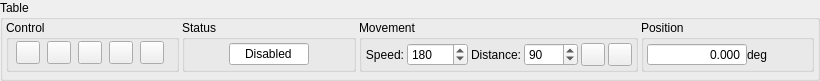
<?xml version="1.0" encoding="UTF-8"?>
<ui version="4.0">
 <class>groupBox</class>
 <widget class="QGroupBox" name="groupBox">
  <property name="geometry">
   <rect>
    <x>0</x>
    <y>0</y>
    <width>820</width>
    <height>64</height>
   </rect>
  </property>
  <property name="title">
   <string>Table</string>
  </property>
  <layout class="QHBoxLayout" name="horizontalLayout_3">
   <property name="spacing">
    <number>3</number>
   </property>
   <property name="leftMargin">
    <number>3</number>
   </property>
   <property name="topMargin">
    <number>0</number>
   </property>
   <property name="rightMargin">
    <number>3</number>
   </property>
   <property name="bottomMargin">
    <number>6</number>
   </property>
   <item>
    <widget class="QGroupBox" name="groupBox_2">
     <property name="title">
      <string>Control</string>
     </property>
     <layout class="QHBoxLayout" name="horizontalLayout_2">
      <property name="spacing">
       <number>3</number>
      </property>
      <property name="leftMargin">
       <number>3</number>
      </property>
      <property name="topMargin">
       <number>0</number>
      </property>
      <property name="rightMargin">
       <number>3</number>
      </property>
      <property name="bottomMargin">
       <number>3</number>
      </property>
      <item>
       <widget class="QToolButton" name="tb_state">
        <property name="toolTip">
         <string>Enable/Disable</string>
        </property>
        <property name="text">
         <string/>
        </property>
       </widget>
      </item>
      <item>
       <widget class="QToolButton" name="tb_home">
        <property name="toolTip">
         <string>Home</string>
        </property>
        <property name="text">
         <string/>
        </property>
       </widget>
      </item>
      <item>
       <widget class="QToolButton" name="tb_ack_all">
        <property name="toolTip">
         <string>Acknowledge All</string>
        </property>
        <property name="text">
         <string/>
        </property>
       </widget>
      </item>
      <item>
       <widget class="QToolButton" name="tb_abort">
        <property name="toolTip">
         <string>Abort</string>
        </property>
        <property name="text">
         <string/>
        </property>
       </widget>
      </item>
      <item>
       <widget class="QToolButton" name="tb_reset">
        <property name="toolTip">
         <string>Reset</string>
        </property>
        <property name="text">
         <string/>
        </property>
       </widget>
      </item>
     </layout>
    </widget>
   </item>
   <item>
    <widget class="QGroupBox" name="groupBox_3">
     <property name="title">
      <string>Status</string>
     </property>
     <layout class="QHBoxLayout" name="horizontalLayout_4">
      <property name="spacing">
       <number>0</number>
      </property>
      <property name="leftMargin">
       <number>3</number>
      </property>
      <property name="topMargin">
       <number>3</number>
      </property>
      <property name="rightMargin">
       <number>3</number>
      </property>
      <property name="bottomMargin">
       <number>3</number>
      </property>
      <item>
       <widget class="QLineEdit" name="le_axis_status">
        <property name="sizePolicy">
         <sizepolicy hsizetype="Maximum" vsizetype="Fixed">
          <horstretch>0</horstretch>
          <verstretch>0</verstretch>
         </sizepolicy>
        </property>
        <property name="maximumSize">
         <size>
          <width>80</width>
          <height>16777215</height>
         </size>
        </property>
        <property name="text">
         <string>Disabled</string>
        </property>
        <property name="alignment">
         <set>Qt::AlignCenter</set>
        </property>
        <property name="readOnly">
         <bool>true</bool>
        </property>
       </widget>
      </item>
     </layout>
    </widget>
   </item>
   <item>
    <widget class="QGroupBox" name="groupBox_4">
     <property name="title">
      <string>Movement</string>
     </property>
     <layout class="QHBoxLayout" name="horizontalLayout_5">
      <property name="spacing">
       <number>3</number>
      </property>
      <property name="leftMargin">
       <number>3</number>
      </property>
      <property name="topMargin">
       <number>3</number>
      </property>
      <property name="rightMargin">
       <number>3</number>
      </property>
      <property name="bottomMargin">
       <number>3</number>
      </property>
      <item>
       <widget class="QLabel" name="label_5">
        <property name="text">
         <string>Speed:</string>
        </property>
        <property name="alignment">
         <set>Qt::AlignRight|Qt::AlignTrailing|Qt::AlignVCenter</set>
        </property>
       </widget>
      </item>
      <item>
       <widget class="QSpinBox" name="sb_speed">
        <property name="maximum">
         <number>12000</number>
        </property>
        <property name="value">
         <number>180</number>
        </property>
       </widget>
      </item>
      <item>
       <widget class="QLabel" name="label_4">
        <property name="text">
         <string>Distance:</string>
        </property>
        <property name="alignment">
         <set>Qt::AlignRight|Qt::AlignTrailing|Qt::AlignVCenter</set>
        </property>
       </widget>
      </item>
      <item>
       <widget class="QSpinBox" name="sb_dist">
        <property name="maximum">
         <number>1000</number>
        </property>
        <property name="value">
         <number>90</number>
        </property>
       </widget>
      </item>
      <item>
       <widget class="QToolButton" name="tb_move_ccw">
        <property name="text">
         <string/>
        </property>
       </widget>
      </item>
      <item>
       <widget class="QToolButton" name="tb_move_cw">
        <property name="text">
         <string/>
        </property>
       </widget>
      </item>
     </layout>
    </widget>
   </item>
   <item>
    <widget class="QGroupBox" name="groupBox_5">
     <property name="title">
      <string>Position</string>
     </property>
     <layout class="QHBoxLayout" name="horizontalLayout_6">
      <property name="spacing">
       <number>0</number>
      </property>
      <property name="leftMargin">
       <number>3</number>
      </property>
      <property name="topMargin">
       <number>3</number>
      </property>
      <property name="rightMargin">
       <number>3</number>
      </property>
      <property name="bottomMargin">
       <number>3</number>
      </property>
      <item>
       <widget class="QDoubleSpinBox" name="dsb_pos">
        <property name="minimumSize">
         <size>
          <width>100</width>
          <height>0</height>
         </size>
        </property>
        <property name="wrapping">
         <bool>false</bool>
        </property>
        <property name="frame">
         <bool>true</bool>
        </property>
        <property name="alignment">
         <set>Qt::AlignRight|Qt::AlignTrailing|Qt::AlignVCenter</set>
        </property>
        <property name="readOnly">
         <bool>true</bool>
        </property>
        <property name="buttonSymbols">
         <enum>QAbstractSpinBox::NoButtons</enum>
        </property>
        <property name="decimals">
         <number>3</number>
        </property>
        <property name="minimum">
         <double>-100000.000000000000000</double>
        </property>
        <property name="maximum">
         <double>100000.000000000000000</double>
        </property>
       </widget>
      </item>
      <item>
       <widget class="QLabel" name="label_2">
        <property name="text">
         <string>deg</string>
        </property>
        <property name="alignment">
         <set>Qt::AlignLeading|Qt::AlignLeft|Qt::AlignVCenter</set>
        </property>
       </widget>
      </item>
     </layout>
    </widget>
   </item>
  </layout>
 </widget>
 <resources/>
 <connections/>
</ui>
